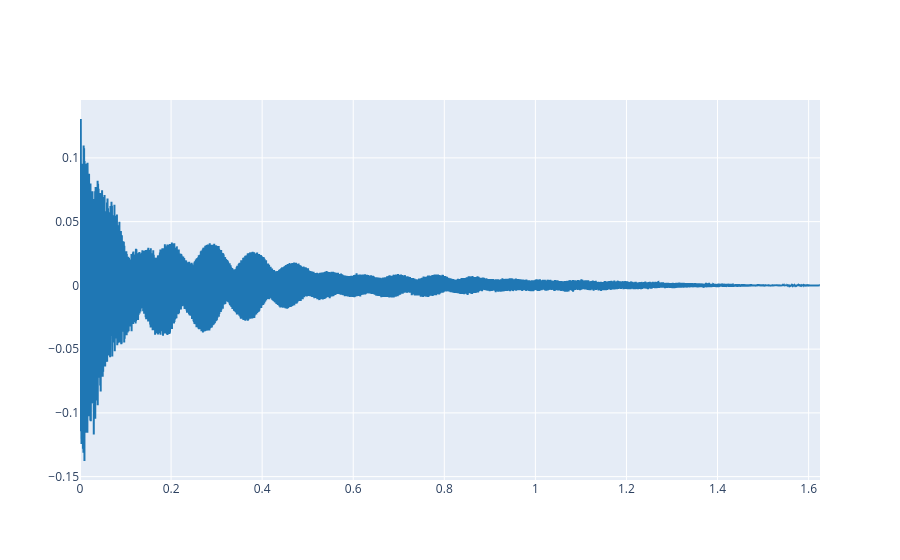

This figure's notebook cell:
### Markdown cell above
First upload your reference signal and plot the first seconds of it.

### Code cell
# Carreguem el senyal de referència 
reference, fs = load_audio('audio/reference.wav')
plot_signals(reference, fs)

### Figure 1 — Plotly figure (JSON) as saved in the notebook; plotly's stock layout.template omitted (floating-point values rounded to 4 significant figures; data arrays with more than 128 entries replaced by an {"elided": "..."} marker saying what was removed)
{"data": [{"line": {"color": "#1f77b4", "shape": "linear"}, "mode": "lines", "name": "audio signal 0", "type": "scatter", "x": {"elided": "71663 float values"}, "y": {"elided": "71663 float values"}}], "layout": {}}
